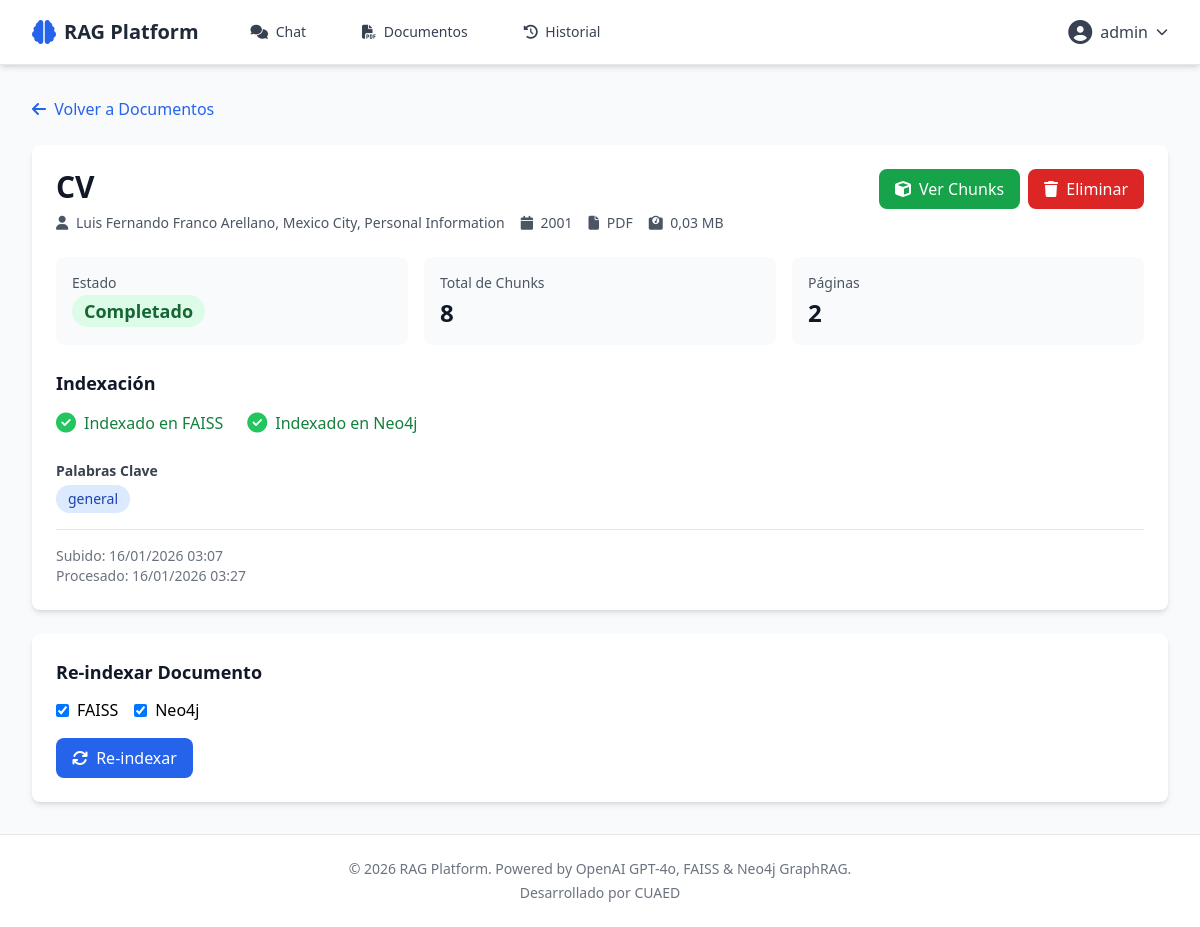
The app's page /documents/2/ (signed in) with its own data.
### rag_platform/accounts/models.py (models this page shows, shortened)
class User(AbstractUser):
    bio = models.TextField(max_length=500, blank=True, verbose_name='Biografía')
    avatar = models.ImageField(upload_to='avatars/', null=True, blank=True, verbose_name='Avatar')
    created_at = models.DateTimeField(auto_now_add=True, verbose_name='Fecha de registro')
    updated_at = models.DateTimeField(auto_now=True, verbose_name='Última actualización')
    preferred_engine = models.CharField(
        max_length=10,
        choices=[('faiss', 'FAISS'), ('neo4j', 'Neo4j')],
        default='faiss',
        verbose_name='Motor preferido'
    )
    class Meta:
        verbose_name = 'Usuario'
        verbose_name_plural = 'Usuarios'
        ordering = ['-created_at']

### rag_platform/documents/models.py (models this page shows, shortened)
class Document(models.Model):
    STATUS_CHOICES = [
        ('pending', 'Pendiente'),
        ('processing', 'Procesando'),
        ('completed', 'Completado'),
        ('failed', 'Fallido'),
    ]
    user = models.ForeignKey(
        settings.AUTH_USER_MODEL,
        on_delete=models.CASCADE,
        related_name='documents',
        verbose_name='Usuario'
    )
    title = models.CharField(max_length=255, verbose_name='Título')
    file = models.FileField(upload_to='documents/', verbose_name='Archivo')
    file_type = models.CharField(max_length=10, verbose_name='Tipo de archivo')
    file_size = models.IntegerField(verbose_name='Tamaño (bytes)')
    status = models.CharField(
        max_length=20,
        choices=STATUS_CHOICES,
        default='pending',
        verbose_name='Estado'
    )
    author = models.CharField(max_length=255, blank=True, verbose_name='Autor')
    year = models.IntegerField(null=True, blank=True, verbose_name='Año')
    doi = models.CharField(max_length=255, blank=True, verbose_name='DOI')
    abstract = models.TextField(blank=True, verbose_name='Resumen')
    keywords = models.TextField(blank=True, verbose_name='Palabras clave')
    total_pages = models.IntegerField(null=True, blank=True, verbose_name='Total de páginas')
    total_chunks = models.IntegerField(default=0, verbose_name='Total de chunks')
    indexed_in_faiss = models.BooleanField(default=False, verbose_name='Indexado en FAISS')
    indexed_in_neo4j = models.BooleanField(default=False, verbose_name='Indexado en Neo4j')
    faiss_index_path = models.CharField(max_length=500, blank=True, verbose_name='Ruta índice FAISS')
    created_at = models.DateTimeField(auto_now_add=True, verbose_name='Fecha de subida')
    updated_at = models.DateTimeField(auto_now=True, verbose_name='Última actualización')
    processed_at = models.DateTimeField(null=True, blank=True, verbose_name='Fecha de procesamiento')
    error_message = models.TextField(blank=True, verbose_name='Mensaje de error')
    class Meta:
        verbose_name = 'Documento'
        verbose_name_plural = 'Documentos'
        ordering = ['-created_at']
        indexes = [
            models.Index(fields=['-created_at']),
            models.Index(fields=['user', '-created_at']),
            models.Index(fields=['status']),
        ]
    def get_file_size_mb(self):
        return round(self.file_size / (1024 * 1024), 2)

### rag_platform/documents/views.py (the view)
# urls.py: path('<int:document_id>/', views.document_detail, name='detail'),
@login_required
def document_detail(request, document_id):
    document = get_object_or_404(
        Document,
        id=document_id,
        user=request.user
    )
    context = {
        'document': document,
    }
    return render(request, 'documents/document_detail.html', context)

### rag_platform/templates/documents/document_detail.html (shortened to what this page needs)
{% extends 'base.html' %}
{% block content %}
<div class="mb-6">
    <a href="{% url 'documents:list' %}" class="text-blue-600 hover:text-blue-700">
        <i class="fas fa-arrow-left mr-1"></i> Volver a Documentos
    </a>
</div>
<div class="bg-white rounded-lg shadow-md p-6 mb-6">
    <div class="flex items-start justify-between mb-6">
        <div class="flex-1">
            <h1 class="text-3xl font-bold text-gray-900 mb-2">{{ document.title }}</h1>
            <div class="flex items-center space-x-4 text-sm text-gray-600">
                <span><i class="fas fa-user mr-1"></i> {{ document.author }}</span>
                <span><i class="fas fa-calendar mr-1"></i> {{ document.year|default:"Sin año" }}</span>
                <span><i class="fas fa-file mr-1"></i> {{ document.file_type|upper }}</span>
                <span><i class="fas fa-weight mr-1"></i> {{ document.get_file_size_mb }} MB</span>
            </div>
        </div>
        <div class="flex space-x-2">
            <a
                href="{% url 'documents:chunks' document.id %}"
                class="bg-green-600 hover:bg-green-700 text-white px-4 py-2 rounded-lg"
            >
                <i class="fas fa-cube mr-1"></i> Ver Chunks
            </a>
            <form method="post" action="{% url 'documents:delete' document.id %}" onsubmit="return confirm('¿Eliminar este documento?');">
                <button
                    type="submit"
                    class="bg-red-600 hover:bg-red-700 text-white px-4 py-2 rounded-lg"
                >
                    <i class="fas fa-trash mr-1"></i> Eliminar
                </button>
            </form>
        </div>
    </div>
    <div class="grid md:grid-cols-3 gap-4 mb-6">
        <div class="bg-gray-50 rounded-lg p-4">
            <div class="text-sm text-gray-600 mb-1">Estado</div>
            <div class="text-lg font-semibold">
                <span class="px-3 py-1 rounded-full {% if document.status == 'completed' %}bg-green-100 text-green-800{% elif document.status == 'processing' %}bg-yellow-100 text-yellow-800{% elif document.status == 'failed' %}bg-red-100 text-red-800{% else %}bg-gray-100 text-gray-800{% endif %}">
                    {{ document.get_status_display }}
                </span>
            </div>
        </div>
        <div class="bg-gray-50 rounded-lg p-4">
            <div class="text-sm text-gray-600 mb-1">Total de Chunks</div>
            <div class="text-2xl font-bold text-gray-900">{{ document.total_chunks }}</div>
        </div>
        <div class="bg-gray-50 rounded-lg p-4">
            <div class="text-sm text-gray-600 mb-1">Páginas</div>
            <div class="text-2xl font-bold text-gray-900">{{ document.total_pages|default:"N/A" }}</div>
        </div>
    </div>
    <div class="mb-6">
        <h3 class="text-lg font-semibold text-gray-900 mb-3">Indexación</h3>
        <div class="flex items-center space-x-6">
            <div class="flex items-center">
                {% if document.indexed_in_faiss %}
                <i class="fas fa-check-circle text-green-500 text-xl mr-2"></i>
                <span class="text-green-700 font-medium">Indexado en FAISS</span>
                {% else %}
                <i class="fas fa-times-circle text-gray-400 text-xl mr-2"></i>
                <span class="text-gray-500">No indexado en FAISS</span>
                {% endif %}
            </div>
            <div class="flex items-center">
                {% if document.indexed_in_neo4j %}
                <i class="fas fa-check-circle text-green-500 text-xl mr-2"></i>
                <span class="text-green-700 font-medium">Indexado en Neo4j</span>
                {% else %}
                <i class="fas fa-times-circle text-gray-400 text-xl mr-2"></i>
                <span class="text-gray-500">No indexado en Neo4j</span>
                {% endif %}
            </div>
        </div>
    </div>
    {% if document.keywords %}
    <div class="mb-4">
        <h3 class="text-sm font-semibold text-gray-700 mb-1">Palabras Clave</h3>
        <div class="flex flex-wrap gap-2">
            {% for keyword in document.keywords.split %}
            <span class="px-3 py-1 bg-blue-100 text-blue-800 rounded-full text-sm">{{ keyword }}</span>
            {% endfor %}
        </div>
    </div>
    {% endif %}
    <div class="text-sm text-gray-500 pt-4 border-t border-gray-200">
        <p>Subido: {{ document.created_at|date:"d/m/Y H:i" }}</p>
        {% if document.processed_at %}
        <p>Procesado: {{ document.processed_at|date:"d/m/Y H:i" }}</p>
        {% endif %}
    </div>
</div>
<div class="bg-white rounded-lg shadow-md p-6">
    <h3 class="text-lg font-semibold text-gray-900 mb-3">Re-indexar Documento</h3>
    <form method="post" action="{% url 'documents:reindex' document.id %}">
        <div class="flex items-center space-x-4 mb-4">
            <label class="flex items-center">
                <input type="checkbox" name="index_faiss" class="mr-2" checked>
                <span>FAISS</span>
            </label>
            <label class="flex items-center">
                <input type="checkbox" name="index_neo4j" class="mr-2" checked>
                <span>Neo4j</span>
            </label>
        </div>
        <button type="submit" class="bg-blue-600 hover:bg-blue-700 text-white px-4 py-2 rounded-lg">
            <i class="fas fa-sync mr-1"></i> Re-indexar
        </button>
    </form>
</div>
{% endblock %}

### rag_platform/templates/base.html (shortened to what this page needs)
<!DOCTYPE html>
<html lang="es">
<head>
    <script src="https://cdn.tailwindcss.com"></script>
    <link rel="stylesheet" href="https://cdnjs.cloudflare.com/ajax/libs/font-awesome/6.5.1/css/all.min.css">
</head>
<body class="bg-gray-50 min-h-screen">
    {% if user.is_authenticated %}
    <nav class="bg-white shadow-md border-b border-gray-200">
        <div class="max-w-7xl mx-auto px-4 sm:px-6 lg:px-8">
            <div class="flex justify-between h-16">
                <div class="flex items-center">
                    <a href="{% url 'chat:dashboard' %}" class="flex items-center">
                        <i class="fas fa-brain text-blue-600 text-2xl mr-2"></i>
                        <span class="text-xl font-bold text-gray-800">RAG Platform</span>
                    </a>
                    <div class="hidden md:flex ml-10 space-x-8">
                        <a href="{% url 'chat:dashboard' %}" class="text-gray-700 hover:text-blue-600 px-3 py-2 rounded-md text-sm font-medium">
                            <i class="fas fa-comments mr-1"></i> Chat
                        </a>
                        <a href="{% url 'documents:list' %}" class="text-gray-700 hover:text-blue-600 px-3 py-2 rounded-md text-sm font-medium">
                            <i class="fas fa-file-pdf mr-1"></i> Documentos
                        </a>
                        <a href="{% url 'chat:history' %}" class="text-gray-700 hover:text-blue-600 px-3 py-2 rounded-md text-sm font-medium">
                            <i class="fas fa-history mr-1"></i> Historial
                        </a>
                    </div>
                </div>
                <div class="flex items-center space-x-4">
                    <div class="relative">
                        <button id="user-menu-button" class="flex items-center space-x-2 text-gray-700 hover:text-blue-600 focus:outline-none">
                            <i class="fas fa-user-circle text-2xl"></i>
                            <span class="hidden md:block">{{ user.username }}</span>
                            <i class="fas fa-chevron-down text-xs"></i>
                        </button>
                    </div>
                </div>
            </div>
        </div>
    </nav>
    {% endif %}
    <main class="{% block main_class %}max-w-7xl mx-auto px-4 sm:px-6 lg:px-8 py-8{% endblock %}">
        {% block content %}{% endblock %}
    </main>
    <footer class="bg-white border-t border-gray-200 mt-auto">
        <div class="max-w-7xl mx-auto px-4 sm:px-6 lg:px-8 py-6">
            <div class="text-center text-gray-500 text-sm">
                <p>&copy; 2026 RAG Platform. Powered by OpenAI GPT-4o, FAISS & Neo4j GraphRAG.</p>
                <p class="mt-1">Desarrollado por CUAED</p>
            </div>
        </div>
    </footer>
</body>
</html>

### records on screen
User: username "admin"
Document: title "CV", author "Luis Fernando Franco Arellano, Mexico City, Personal Information", year "2001", file_type "PDF", get_file_size_mb "0,03", status "Completado", total_chunks "8", total_pages "2", split "general", created_at "16/01/2026 03:07", processed_at "16/01/2026 03:27"
